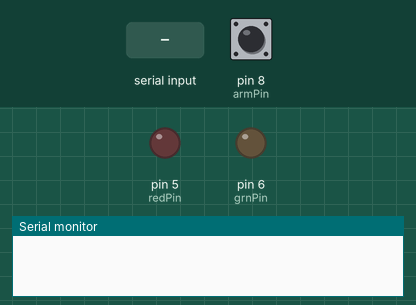
A sketch run on a simulated Arduino Uno, built with avr-gcc and run on an emulated ATmega328P. Parts: output pins drawn as LEDs (lit = HIGH), the last lines printed to the serial monitor. Dashed ring = blinking. Inputs (shaded band) come from the test bench; at power-on: pin 8 (armPin) HIGH.

Above: at 1.2 s.
1.3 s: "R" received over the second serial link
At 2.4 s:
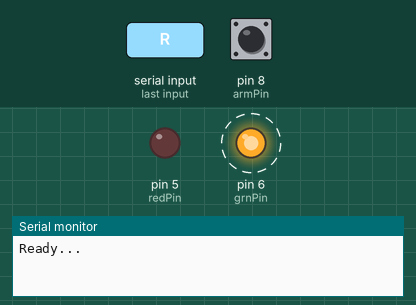
5.4 s: "D" received over the second serial link
At 6.7 s:
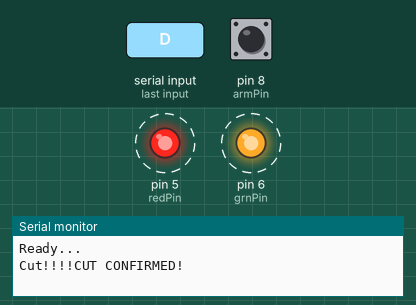
9.5 s: "B" received over the second serial link
At 14.8 s:
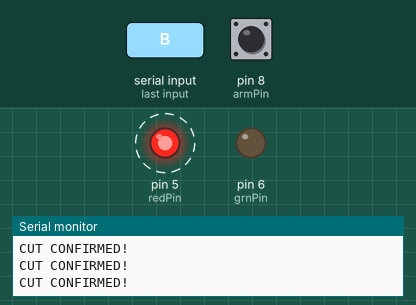
Timing chart, 0 to 23.7 s (numbered marks = the images above; inputs shaded):
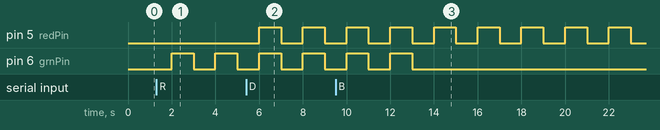

The sketch:

CutDownTetheredBase.ino
```cpp
#include <SoftwareSerial.h>

SoftwareSerial ss(12,13);
int redPin = 5;
int grnPin = 6;
int armPin = 8;
int cutPin = 9;
boolean isArmed, isReady, isComm, isCut, cutConfirm;
boolean grnLed, redLed;
int remoteCount;
void setup() {

  pinMode( redPin, OUTPUT );
  pinMode( grnPin, OUTPUT );
  pinMode( armPin, INPUT_PULLUP );
  pinMode( cutPin, INPUT_PULLUP );

  isArmed = false;
  isReady = false;
  isComm = false;
  cutConfirm = false;
  remoteCount = 0;
  grnLed = false;
  redLed = false;
  ss.begin(9600);
  Serial.begin(9600);
  while ( Serial.available() ) {
    Serial.read();
  }

}

void loop() {

  //Green LED: G
  //Red LED: R
  //
  //if (ready == F && communication == T)
  //   //sender and remote are communicating
  //   G solid
  //
  //if (ready == T && communication == T){
  //   G flashing
  //   if(armButton == T)
  //       R solid
  //   else if(armbutton == T && cutButton == T)
  //       R flashing
  //
  //   if(D is received)
  //       R off
  //} else
  //   G off

  char in;
  if ( ss.available() ) {
    remoteCount = 4;
  } else {
    remoteCount--;
    if ( remoteCount < 0 ) remoteCount = 0 ;
  }
  //Serial.println( remoteCount );
  isComm = remoteCount > 0;
  while ( ss.available() ) {
    in = ss.read();
    if ( in == 'B' ) {
      Serial.println("");Serial.print(" Batt:");
    } else if ( in == 'C' ) {
      Serial.println("");Serial.print("  Cap:");
    } else if ( in == 'R' ) {
      Serial.println("");Serial.print("Ready...");
      isReady = true;
    } else if ( in == 'W' ) {
      Serial.println("");Serial.print("Wait...");
      isReady = false;
    } else if ( in == 'D' ) {
      Serial.println("");Serial.print("Cut!!!!");
      cutConfirm = true;
      isCut = false;
      isArmed = false;
    } else {
      Serial.write( in );
    }
  }
  if ( !isReady && isComm ) {
    //sender and remote are communicating
    grnLed = true; //G solid
  }

  if ( isReady && isComm ){
    grnLed = !grnLed; //G flashing
    if( isArmed ) {
      redLed = true; // R solid
    } else if ( isArmed && isCut ) {
      redLed = !redLed; //  R flashing
    }
    if( isCut ) {
      redLed = false; //  R off
    }
  }
  if ( cutConfirm ) {
    redLed = !redLed;
    Serial.println( "CUT CONFIRMED!" );
  }

  if ( !isArmed && !cutConfirm ) {
    isArmed = !digitalRead( armPin );
  }
  if ( isArmed ) {
    isCut = !digitalRead( cutPin );
  }
  digitalWrite( grnPin, grnLed );
  digitalWrite( redPin, redLed );
  if ( isCut ) { // Transmit 'C' every 20ms for 4 seconds
    for ( int i = 0 ; i < 400 ; i++ ) {
      ss.write( 'C' );
      delay( 10 );
    }
    isCut = false;
  } else {
    delay(1000);
  }
}
```

Measured:
- after the input at 1.3 s, pin 6 (grnPin): alternates HIGH for 1.0 s and LOW for 1.0 s, starting after 0.70 s
- after the input at 5.4 s, pin 5 (redPin), pin 6 (grnPin): alternates HIGH for 1.0 s and LOW for 1.0 s, starting after 0.60 s
- after the input at 9.5 s, pin 6 (grnPin): alternates HIGH for 1.0 s and LOW for 1.0 s, 4 changes in all, then stays LOW, starting after 0.50 s
